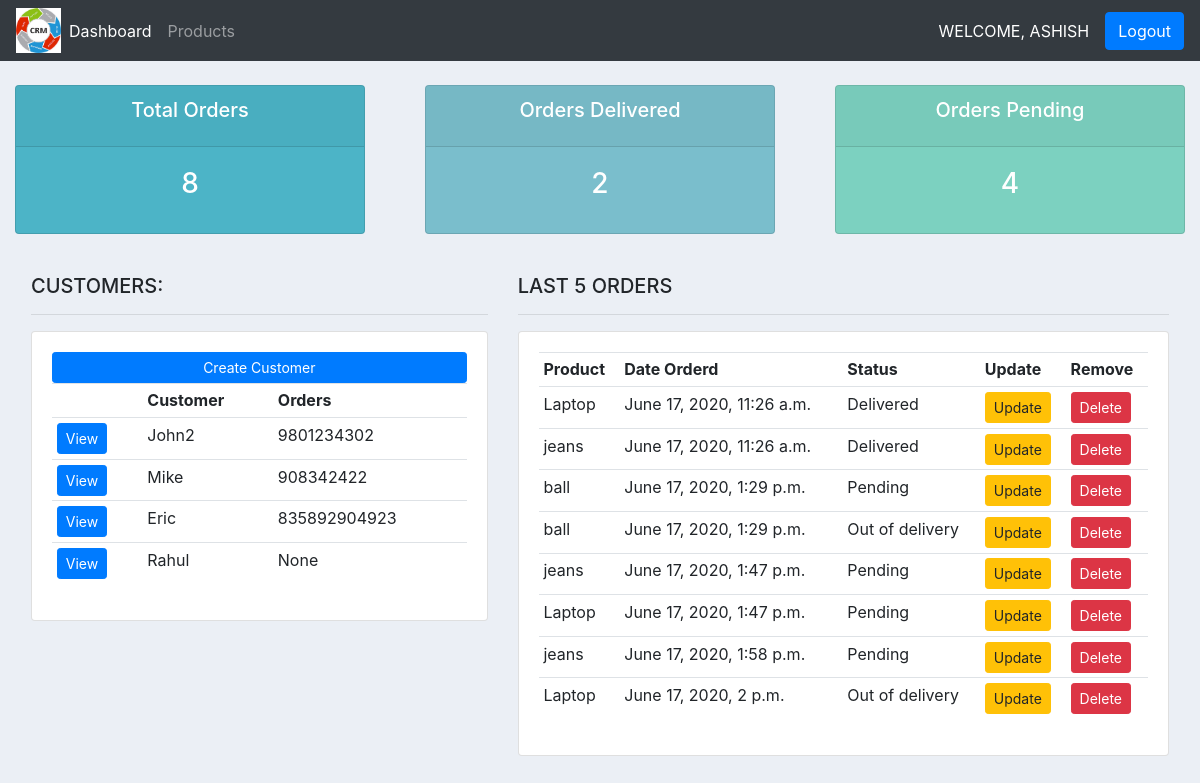
The app's page / (signed in) with its own data.
### accounts/models.py (models this page shows, shortened)
class Customer(models.Model):
    user = models.OneToOneField(User, null=True, blank=True, on_delete=models.CASCADE)
    name = models.CharField(max_length=200, null=True)
    phone = models.CharField(max_length=200, null=True)
    email = models.CharField(max_length=200, null=True)
    date_created = models.DateTimeField(auto_now_add=True, null=True)
    profile_pic = models.ImageField(default="user.png", null=True, blank=True)
    objects = models.Manager()

class Order(models.Model):
    STATUS = (
                ('Pending','Pending'),
                ('Out of delivery','Out of delivery'),
                ('Delivered','Delivered'),
            )
    customer = models.ForeignKey(Customer, null=True, on_delete=models.SET_NULL)
    product =  models.ForeignKey(Product, null=True, on_delete=models.SET_NULL)
    date_created = models.DateTimeField(auto_now_add=True,null=True)
    status = models.CharField(max_length=200, null=True,choices=STATUS)
    note = models.CharField(max_length=200, null=True)
    objects = models.Manager()

class Product(models.Model):
    CATEGORY = (
                ('Indoor','Indoor'),
                ('Outdoor','Outdoor'),
            )
    name = models.CharField(max_length=200, null=True)
    price = models.FloatField(null=True)
    category= models.CharField(max_length=200, null=True,choices=CATEGORY)
    description = models.CharField(max_length=600, null=True, blank=True)
    date_created = models.DateTimeField(auto_now_add=True, null=True)
    tags = models.ManyToManyField(Tag)
    objects = models.Manager()
    def __str__(self):
        return self.name

### accounts/decorators.py (the view)
    def wrapper_function(request, *args, **kwargs):
        group = None
        if request.user.groups.exists():
            group = request.user.groups.all()[0].name
        if group == 'customer':
            return redirect('userpage')
        if group == 'admin':
            return view_func(request, *args, **kwargs)

### accounts/views.py (called while the page is built)
@login_required(login_url='login')
@admin_only
def home(request):
    orders = Order.objects.all()
    customers = Customer.objects.all()
    total_customers = customers.count()
    total_orders = orders.count()
    delivered = orders.filter(status='Delivered').count()
    pending = orders.filter(status='Pending').count()
    context = {'orders':orders, 'customers':customers, 'total_customers':total_customers, 'total_orders':total_orders, 'delivered':delivered, 'pending':pending}
    return render(request,'home.html', context)

### templates/home.html (shortened to what this page needs)
{% extends 'base.html' %}
{% block body %}
{% include 'status.html' %}
<br>
<div class="row mx-3">
	<div class="col-md-5">
		<h5>CUSTOMERS:</h5>
		<hr>
		<div class="card card-body">
			<a class="btn btn-primary  btn-sm btn-block" href="">Create Customer</a>
			<table class="table table-sm">
				<tr>
					<th></th>
					<th>Customer</th>
					<th>Orders</th>
				</tr>
				{% for customer in customers %}
					<tr>
						<td><a class="btn btn-primary btn-sm" href="{% url 'customer' customer.id %}">View</a></td>
						<td>{{customer.name}}</td>
						<td>{{customer.phone}}</td>
					</tr>
				{% endfor %}
			</table>
		</div>
	</div>
	<div class="col-md-7">
		<h5>LAST 5 ORDERS</h5>
		<hr>
		<div class="card card-body">
			<table class="table table-sm">
				<tr>
					<th>Product</th>
					<th>Date Orderd</th>
					<th>Status</th>
					<th>Update</th>
					<th>Remove</th>
				</tr>
				{% for order in orders %}
					<tr>
						<td>{{order.product}}</td>
						<td>{{order.date_created}}</td>
						<td>{{order.status}}</td>
						<td><a class="btn btn-sm btn-warning" href="{% url 'update_order' order.id %}">Update</a></td>
						<td><a class="btn btn-sm btn-danger" href="{% url 'delete_order' order.id %}">Delete</a></td>
					</tr>
				{% endfor %}
			</table>
		</div>
	</div>
</div>
{% endblock body %}

### templates/base.html (shortened to what this page needs)
{% load static %}
<!doctype html>
<html lang="en">
  <head>
    <link rel="stylesheet" href="https://stackpath.bootstrapcdn.com/bootstrap/4.4.1/css/bootstrap.min.css">
    <link rel="stylesheet" type="text/css" href="{% static '/css/main.css' %}">
  </head>
  <body>
    <nav class="navbar navbar-expand-lg navbar-dark bg-dark">
      <img src={% static 'images/logo.jpg' %} height="45px" width="45px">
      <div class="collapse navbar-collapse" id="navbarNav">
        <ul class="navbar-nav">
          {% if request.user.is_staff %}
          <li class="nav-item active">
            <a class="nav-link" href="{% url 'home' %}">Dashboard</a>
          </li>
          <li class="nav-item">
            <a class="nav-link" href="{% url 'products' %}">Products</a>
          </li>
          {% else %}
          <li class="nav-item">
            <a class="nav-link" href="{% url 'account' %}">Settings</a>
          </li>
          {% endif %}
        </ul>
      </div>
      <span style="text-transform:uppercase;color:white">Welcome,&nbsp{{request.user}}</span>
      <span class="ml-3 btn btn-primary"><a href="{% url 'logout' %}" style="color:white">Logout</a></span>
    </nav>
    {% block body %}
    {% endblock body %}
  </body>
</html>

### templates/status.html
<br>
<div class="row">
	<div class="col">
		<div class="col-md">
			<div class="card text-center text-white  mb-3" id="total-orders">
			  	<div class="card-header">
			  		<h5 class="card-title">Total Orders</h5>
			  	</div>
			  	<div class="card-body">
			    	<h3 class="card-title">{{total_orders}}</h3>
			  	</div>
			</div>
		</div>
	</div>
	<div class="col">
		<div class="col-md">
			<div class="card text-center text-white  mb-3" id="orders-delivered">
			  	<div class="card-header">
			  		<h5 class="card-title">Orders Delivered</h5>
			  	</div>
			  	<div class="card-body">
			    	<h3 class="card-title">{{delivered}}</h3>
			  	</div>
			</div>
		</div>
	</div>
	<div class="col">
		<div class="col-md">
			<div class="card text-center text-white  mb-3" id="orders-pending">
			  	<div class="card-header">
			  		<h5 class="card-title">Orders Pending</h5>
			  	</div>
			  	<div class="card-body">
			    	<h3 class="card-title">{{pending}}</h3>
			  	</div>
			</div>
		</div>
	</div>
</div>

### static/css/main.css (style rules this page uses)
body { background-color: #ebeff5; }
#total-orders { background-color: #4cb4c7; }
#orders-delivered { background-color: #7abecc; }
#orders-pending { background-color: #7CD1C0; }

### records on screen
Customer: name "John2", phone "9801234302"
Customer: name "Mike", phone "908342422"
Customer: name "Eric", phone "835892904923"
Customer: name "Rahul", phone "None"
Order: product "Laptop", date_created "June 17, 2020, 11:26 a.m.", status "Delivered"
Order: product "jeans", date_created "June 17, 2020, 11:26 a.m.", status "Delivered"
Order: product "ball", date_created "June 17, 2020, 1:29 p.m.", status "Pending"
Order: product "ball", date_created "June 17, 2020, 1:29 p.m.", status "Out of delivery"
Order: product "jeans", date_created "June 17, 2020, 1:47 p.m.", status "Pending"
Order: product "Laptop", date_created "June 17, 2020, 1:47 p.m.", status "Pending"
Order: product "jeans", date_created "June 17, 2020, 1:58 p.m.", status "Pending"
Order: product "Laptop", date_created "June 17, 2020, 2 p.m.", status "Out of delivery"

### other values on screen
{{ request.user }} "ASHISH"
{{ total_orders }} "8"
{{ delivered }} "2"
{{ pending }} "4"
